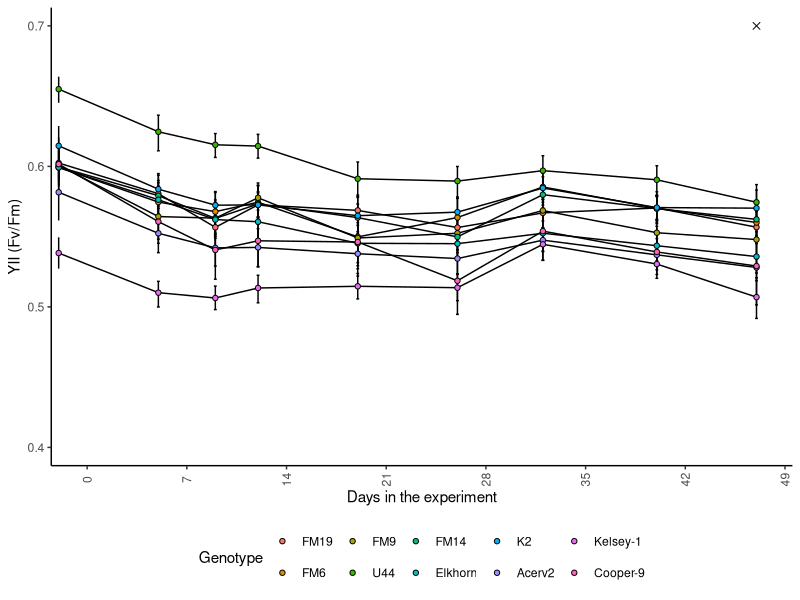
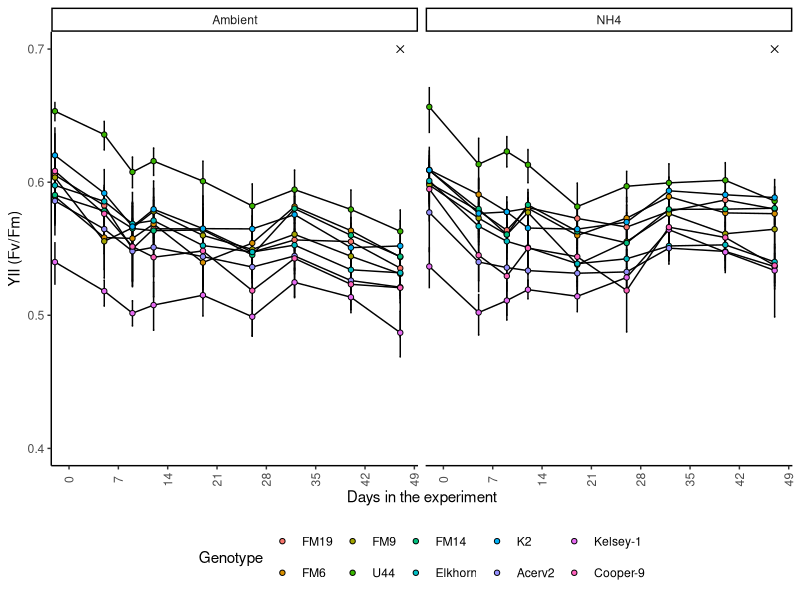
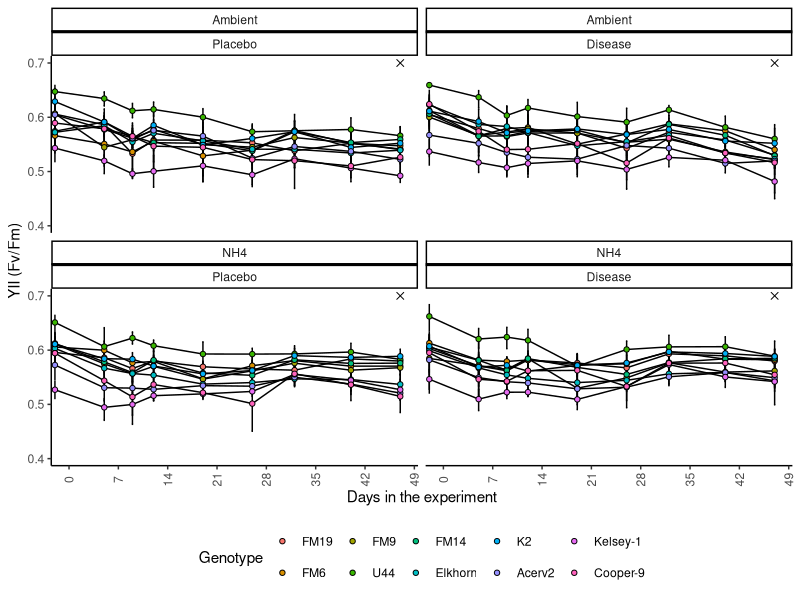
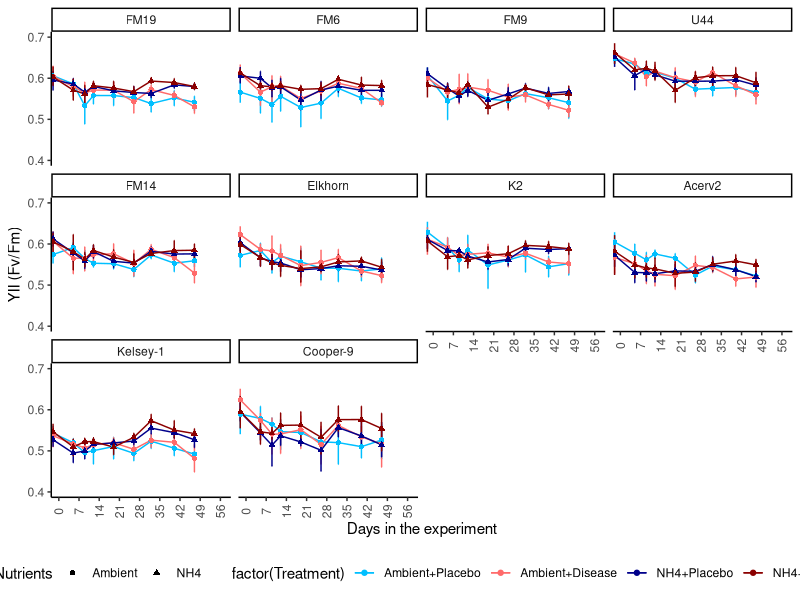
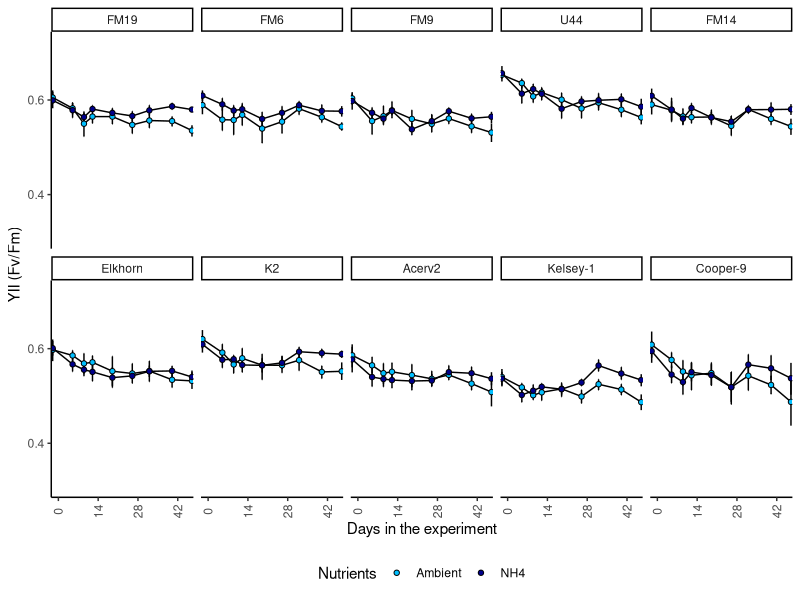
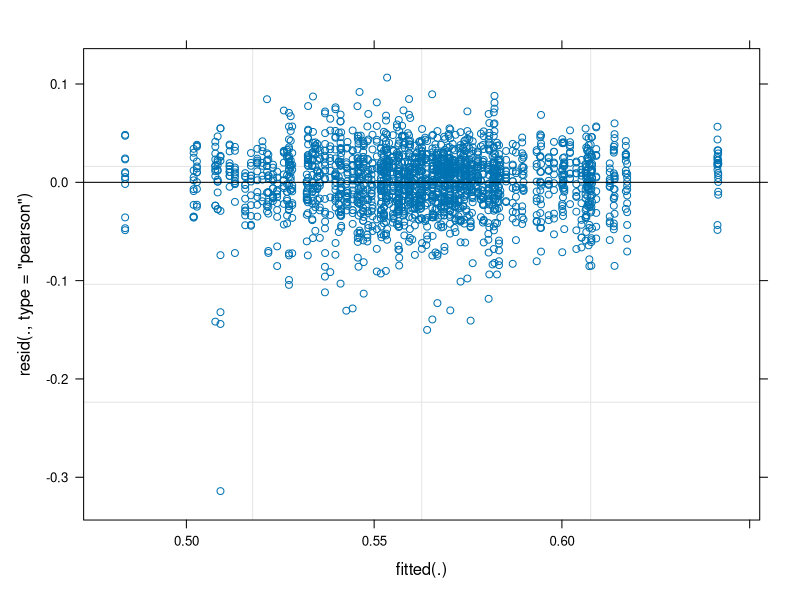

Generate these figures, in order, with R: (Note: this script raises an error after producing the figures.)
## ---- chunk 1
knitr::opts_chunk$set(echo = TRUE, warning=FALSE, message=FALSE, fig.width=7, fig.height=7 )
## ---- chunk 2

# Get all libraries and sources required to run the script

library(dplyr)
library(plyr)
library(reshape2)
library(ggplot2)
library(ggthemes)

theme_set (theme_classic() + theme(panel.grid.major = element_blank(),
                              panel.grid.minor = element_blank(), 
                              axis.line = element_line(colour = "black"),
                              legend.position="none",
                              axis.text.x = element_text(angle = 90, 
                                                         vjust = 0.5),
                              plot.title = element_text(size=12,
                                                        face="bold"),
                              #panel.border = element_rect(colour = "black",
                              #fill=NA, size=1)
                              panel.border = element_blank()
                              ))

# Treatment colour
  Fill.colour <- scale_colour_manual(values =
                     c("deepskyblue", "indianred1", "blue4", "red4"))

  
# Models 
  library(lme4)
  library(multcomp)
  library(multcompView)
  library(emmeans)
  library(effects)
  library(lmerTest)
## ---- chunk 3

# 1. Import data: 

  # Long format Ssid YII
    YII.Tall<-read.csv("Data/YII_tall.csv")

  # Wide format 
    # YII.wide<- YII.Tall<-readRDS("Data/YII.Wide.rds")
    # YII.Wide<-read.csv("Data/YII_Wide.csv")
  
  #summary(YII.Tall)


# 2. Data clean-up an types: 
  
  # Variable types 
    #YII.nutrients$Time <- as.factor(YII.nutrients$Time)
    YII.Tall$Time<-as.numeric(YII.Tall$Time)
    YII.Tall$Date<-as.Date(YII.Tall$Date, "%Y-%m-%d")
    YII.Tall$Days<-(as.numeric(YII.Tall$Date)-18518)
    YII.Tall$Date[which(YII.Tall$Date=="2020-09-04")]<-"2020-09-02"
    YII.Tall$Date<-as.Date(YII.Tall$Date, "%Y-%m-%d")
    YII.Tall<-filter(YII.Tall, Date!="2020-10-29")
  
  # Remove-unused data    
    Extras <- YII.Tall[which (YII.Tall$Nutrients=="Extra"), ]
    YII.Tall <- droplevels(YII.Tall[!rownames(YII.Tall) %in%
                                        rownames(Extras), ])
    
    Error <- YII.Tall[which (YII.Tall$YII==0), ]
    YII.Tall <- droplevels(YII.Tall[!rownames(YII.Tall) %in%
                                        rownames(Error), ])
    
    YII.Tall<-filter(YII.Tall, Genotype!="U41")
    #YII.Tall$Genotype <- droplevels(YII.Tall$Genotype)
    YII.Tall$Genotype<-factor(YII.Tall$Genotype, 
                              levels=c("FM19", "FM6", "FM9", "U44",
                                       "FM14", "Elkhorn","K2",
                                      "Acerv2", "Kelsey-1", "Cooper-9"))

    
  # Treatments
    YII.Tall$Nutrients<-factor(YII.Tall$Nutrients, 
                             levels= c("Ambient", "NH4"), ordered=TRUE)
    YII.Tall$Disease<-factor(YII.Tall$Disease, 
                             levels= c("Placebo", "Disease"),
                             ordered=TRUE)
    YII.Tall$Treatment<-paste(YII.Tall$Nutrients, YII.Tall$Disease,
                              sep = "+")
    YII.Tall$Treatment<-factor(YII.Tall$Treatment,
                              levels = c("Ambient+Placebo",
                                         "Ambient+Disease",
                                         "NH4+Placebo", "NH4+Disease"))
  # Replicates
    YII.Tall$Tank<-factor(YII.Tall$Tank, ordered=FALSE)
    YII.Tall$Genotype<-factor(YII.Tall$Genotype, ordered=FALSE)
  
  summary(YII.Tall)

# Subset data  
  # YII.CRF<-YII.Tall[which(YII.Tall$Genotype=='K2'|
  #                       YII.Tall$Genotype=='U41'|
  #                       YII.Tall$Genotype=='U44'), ]
  # 
  # YII.UM<-YII.Tall[which(YII.Tall$Genotype=='Acerv2'|
  #                       YII.Tall$Genotype=='Cooper-9'|
  #                       YII.Tall$Genotype=='Elkhorn'|
  #                       YII.Tall$Genotype=='Kelsey-1'), ]
  # 
  # YII.FWC<-YII.Tall[which(YII.Tall$Genotype=='FM14'|
  #                       YII.Tall$Genotype=='FM6'|
  #                       YII.Tall$Genotype=='FM19'|
  #                       YII.Tall$Genotype=='FM9'), ]


LastTreatment<-YII.Tall[which(YII.Tall$Time=='12'|YII.Tall$Time=='13'), ]

YII.Nutrients<-YII.Tall[YII.Tall$Days>-3,]
YII.Nutrients<-YII.Nutrients[YII.Nutrients$Days<51,]
## ---- chunk 4
# Genotype
YII_Genet<- ggplot(YII.Nutrients, aes (Days, YII, fill=Genotype)) +
  stat_summary(fun.data = "mean_cl_boot",geom = "errorbar", width = 0.2 )+
    stat_summary(fun=mean, geom="line") + 
    stat_summary(fun=mean, geom="point", shape=21) + 
  #geom_jitter(alpha=0.5, shape=21)+
  theme(legend.position = "bottom")+
  scale_y_continuous(limits = c(0.4, .70),
                         breaks = seq(0, 0.7, 0.1),  
                         expand = c(0.01, 0.01),
                         name=("YII (Fv/Fm)"))+
  scale_x_continuous(limits = c(-2, 49),
                         breaks = seq(0, 50, 7),  
                         expand = c(0.01, 0.01),
                         name=("Days in the experiment"))+
   annotate("rect",xmin=48, ymin=0.2, xmax = 49, ymax = 0.7, 
               alpha=0.5)+
  # Tissue samples
  annotate("point",x=c(47), y=c(0.7), 
           shape=4, size=2)+
  annotate("point",x=c(58), y=c(0.7), 
           shape=4, size=2)
YII_Genet  
YII_Genet+ facet_wrap(~Nutrients)

#YII_Genet+ facet_wrap(~Disease)
YII_Genet+ facet_wrap(Nutrients~Disease)
## ---- chunk 5
YII_Genet2<- ggplot(YII.Nutrients, aes (Days, YII, colour=factor(Treatment), shape=Nutrients)) +
  stat_summary(fun.data = "mean_cl_boot",geom = "errorbar", width = 0.2 )+
  stat_summary(fun=mean, geom="line") + 
  stat_summary(fun=mean, geom="point") +
  #geom_jitter(alpha=0.2)+
  theme(legend.position = "bottom")+
  scale_y_continuous(limits = c(0.4, .70),
                         breaks = seq(0, 0.7,0.1),  
                         expand = c(0.01, 0.01),
                         name=("YII (Fv/Fm)"))+
  scale_x_continuous(limits = c(-2, 59),
                         breaks = seq(0, 60, 7),  
                         expand = c(0.01, 0.01),
                         name=("Days in the experiment"))+
  Fill.colour

YII_Genet2+ facet_wrap(Genotype~.)
## ---- chunk 6

YII_Genet<- ggplot(YII.Nutrients, aes (Days, YII, fill=Nutrients)) +
  stat_summary(fun.data = "mean_cl_boot",geom = "errorbar", width = 0.2 )+
  stat_summary(fun=mean, geom="line") + 
  stat_summary(fun=mean, geom="point", shape=21) +
  #geom_jitter(alpha=0.2)+
  theme(legend.position = "bottom")+
  scale_y_continuous(limits = c(0.3, .73),
                         breaks = seq(0, 0.7,0.2),  
                         expand = c(0.01, 0.01),
                         name=("YII (Fv/Fm)"))+
  scale_x_continuous(limits = c(-2, 47),
                         breaks = seq(0, 60, 14),  
                         expand = c(0.01, 0.01),
                         name=("Days in the experiment"))+
  scale_fill_manual(values =
                     c("deepskyblue", "blue4"))

YII_Genet+ facet_wrap(Genotype~., ncol = 5)
## ---- chunk 7

# More complex model 
    
YII.nutrients<-subset(YII.Nutrients, Days<48)
YII.nutrients$DayF<-as.factor(YII.nutrients$Days)
 
# Final model 
LM_Nutrients_Days<-lmer(YII ~ Nutrients * DayF + 
                             (1|Genotype), data= YII.nutrients)
  anova(LM_Nutrients_Days)
  summary(LM_Nutrients_Days)
  coef(LM_Nutrients_Days)
  fitted(LM_Nutrients_Days)
      
      layout(matrix(1:4,2,2))  
      plot(LM_Nutrients_Days)  
      
plot(Effect(c("Nutrients","DayF"), LM_Nutrients_Days), 
     x.var="DayF", multiline=T, ci.style="bars")

#  Pair-wise comparisons
cld(emmeans(LM_Nutrients_Days, "Nutrients"))
YIIAcerEmm<-cld(emmeans(LM_Nutrients_Days, specs = c("Nutrients", "DayF")))
YIIAcerEmm<-YIIAcerEmm[order(YIIAcerEmm$DayF, YIIAcerEmm$Nutrients), ]
YIIAcerEmm
write.csv(YIIAcerEmm, "YIIAcer_Nutrients_Emm.csv")

## ---- chunk 8
LM_Genet_Days<-lmer(YII ~ Genotype * DayF + Nutrients +
                             (1|Fragment), data= YII.nutrients)
  anova(LM_Genet_Days)
  summary(LM_Genet_Days)
  coef(LM_Genet_Days)
  fitted(LM_Genet_Days)
      
      layout(matrix(1:4,2,2))  
      plot(LM_Genet_Days)  
      
plot(Effect(c("Genotype","DayF"), LM_Genet_Days), x.var="DayF", multiline=T, ci.style="bars")

#  Pair-wise comparisons
cld(emmeans(LM_Genet_Days, "Genotype"))
YIIAcer_G_Emm<-cld(emmeans(LM_Genet_Days, ~Genotype, by="DayF"))
#YIIAcer_G_Emm<-YIIAcer_G_Emm[order(YIIAcer_G_Emm$DayF, YIIAcer_G_Emm$Genotype), ]
YIIAcer_G_Emm
write.csv(YIIAcer_G_Emm, "YIIAcer_Genotype_Emm.csv")

## ---- chunk 9
# Creates bibliography 
#knitr::write_bib(c(.packages()), "packages.bib")
